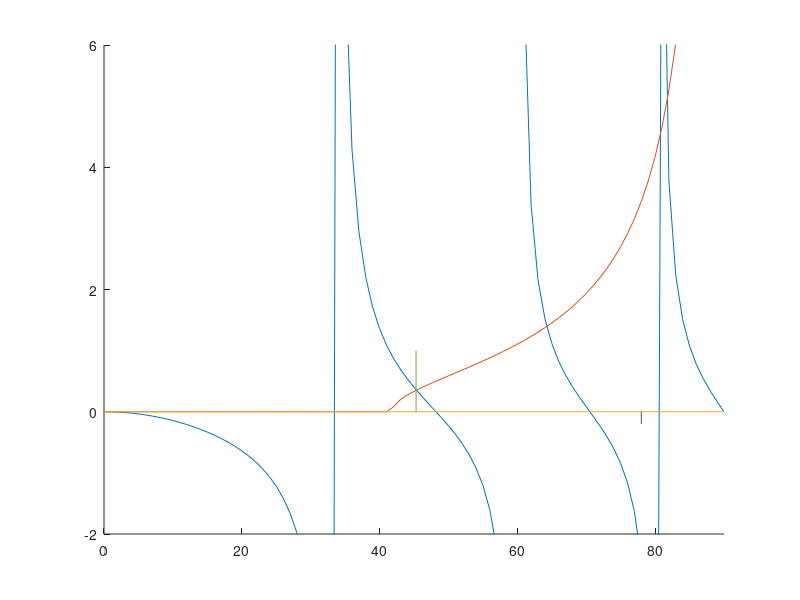

MATLAB code to generate this figure: (Note: this script raises an error after producing the figure.)
clear all
close all
clf

hold on

m=0;

na=1.5;
nb=1;
lam=0.01;
d=0.01;

k=2.*pi.*na.*d./lam;
#k=1;

funcA=@(t) tan(k.*cos(pi.*t./180)-m.*pi)
funcB=@(t) sqrt(na.^2.*(sin(pi.*t./180)).^2-nb.^2)./(na.*cos(pi.*t./180))

t=0:90;
plot (t,funcA(t));
plot (t,funcB(t));

plot ([0 90],[0 0]);
plot([78,78],[0,-0.2]);
plot([45.3,45.3],[0,1]);

axis([0 90 -2 6]);
set(gca, "xaxislocation", "zero","xdir", "reverse");
print  -dpdf  emtWaveguideDielectricSlabPermittedAngles.pdf


test=81.69
funcA(test)
funcB(test)
funcA(test)-funcB(test)
